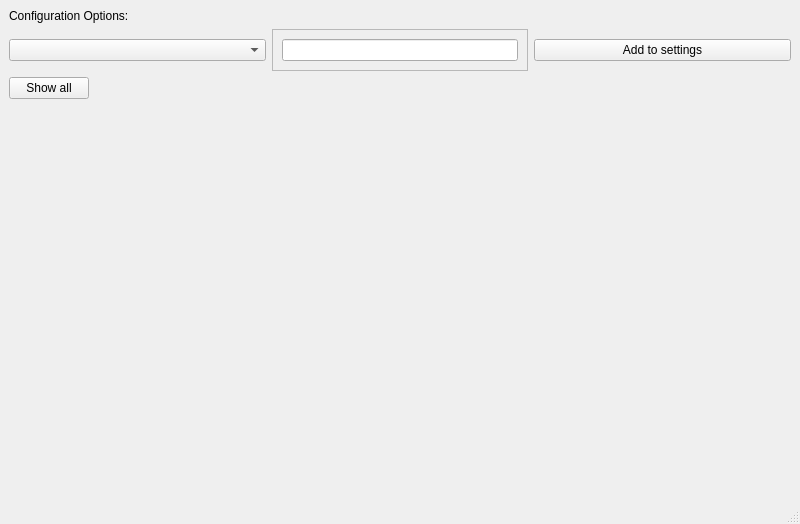
<?xml version="1.0" encoding="UTF-8"?>
<ui version="4.0">
 <class>ConfigurationEditorWindow</class>
 <widget class="QMainWindow" name="ConfigurationEditorWindow">
  <property name="geometry">
   <rect>
    <x>0</x>
    <y>0</y>
    <width>800</width>
    <height>524</height>
   </rect>
  </property>
  <property name="windowTitle">
   <string>ConfigurationEditorWindow</string>
  </property>
  <widget class="QWidget" name="centralwidget">
   <layout class="QGridLayout" name="gridLayout" rowstretch="0,1">
    <item row="0" column="0">
     <layout class="QGridLayout" name="gridLayout_4" columnstretch="1,1,1">
      <item row="1" column="1">
       <widget class="QFrame" name="frame">
        <property name="frameShape">
         <enum>QFrame::StyledPanel</enum>
        </property>
        <property name="frameShadow">
         <enum>QFrame::Raised</enum>
        </property>
        <layout class="QHBoxLayout" name="horizontalLayout">
         <item>
          <widget class="QLineEdit" name="lineEdit"/>
         </item>
        </layout>
       </widget>
      </item>
      <item row="0" column="0">
       <widget class="QLabel" name="label">
        <property name="text">
         <string>Configuration Options:</string>
        </property>
       </widget>
      </item>
      <item row="1" column="0">
       <widget class="QComboBox" name="comboBox"/>
      </item>
      <item row="1" column="2">
       <widget class="QPushButton" name="pushButton">
        <property name="text">
         <string>Add to settings</string>
        </property>
       </widget>
      </item>
      <item row="2" column="0" alignment="Qt::AlignLeft">
       <widget class="QPushButton" name="pushButton_2">
        <property name="text">
         <string>Show all</string>
        </property>
       </widget>
      </item>
     </layout>
    </item>
    <item row="1" column="0">
     <widget class="QWidget" name="widget" native="true"/>
    </item>
   </layout>
  </widget>
  <widget class="QStatusBar" name="statusbar"/>
 </widget>
 <resources/>
 <connections/>
</ui>
